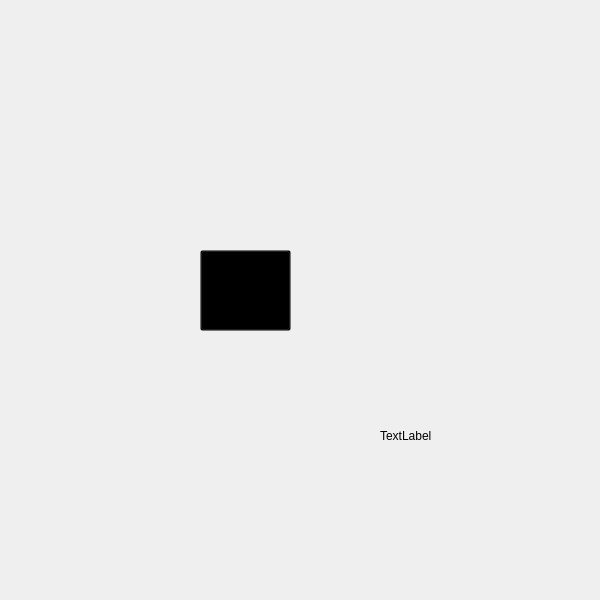
<?xml version="1.0" encoding="UTF-8"?>
<ui version="4.0">
 <class>MainWindow</class>
 <widget class="QMainWindow" name="MainWindow">
  <property name="geometry">
   <rect>
    <x>0</x>
    <y>0</y>
    <width>600</width>
    <height>600</height>
   </rect>
  </property>
  <property name="minimumSize">
   <size>
    <width>600</width>
    <height>600</height>
   </size>
  </property>
  <property name="windowTitle">
   <string>MainWindow</string>
  </property>
  <widget class="QWidget" name="centralwidget">
   <widget class="QLabel" name="bg_img_lb">
    <property name="geometry">
     <rect>
      <x>0</x>
      <y>0</y>
      <width>600</width>
      <height>600</height>
     </rect>
    </property>
    <property name="minimumSize">
     <size>
      <width>600</width>
      <height>600</height>
     </size>
    </property>
    <property name="maximumSize">
     <size>
      <width>600</width>
      <height>600</height>
     </size>
    </property>
    <property name="text">
     <string/>
    </property>
    <property name="pixmap">
     <pixmap>images/gamer_room_img.png</pixmap>
    </property>
    <property name="scaledContents">
     <bool>true</bool>
    </property>
   </widget>
   <widget class="QPushButton" name="open_pc_btn">
    <property name="geometry">
     <rect>
      <x>200</x>
      <y>250</y>
      <width>91</width>
      <height>81</height>
     </rect>
    </property>
    <property name="styleSheet">
     <string notr="true">background-color: rgba(0,0,0,0);</string>
    </property>
    <property name="text">
     <string/>
    </property>
   </widget>
   <widget class="QLabel" name="teste_lb">
    <property name="geometry">
     <rect>
      <x>380</x>
      <y>390</y>
      <width>111</width>
      <height>91</height>
     </rect>
    </property>
    <property name="text">
     <string>TextLabel</string>
    </property>
   </widget>
  </widget>
 </widget>
 <resources>
  <include location="images/imgsbck.qrc"/>
 </resources>
 <connections/>
</ui>
